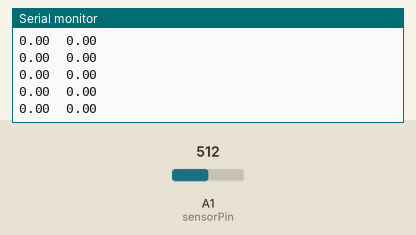
This sketch was run on a simulated Arduino Uno, built with avr-gcc and run on an emulated ATmega328P. Parts: the last lines printed to the serial monitor. The test bench sets the inputs (shaded band); at power-on: A1 (sensorPin) = 512.

Above: at 4.7 s.
4.8 s: A1 (sensorPin) set to 716
At 4.82 s:
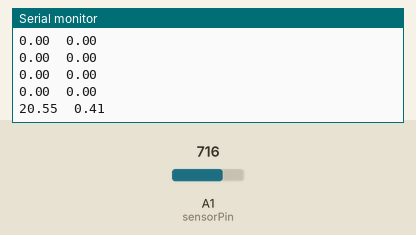
6.3 s: A1 (sensorPin) set to 900
At 6.32 s:
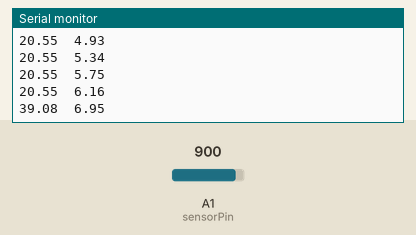
Timing chart, 0 to 9.3 s (numbered marks = the images above; inputs shaded):
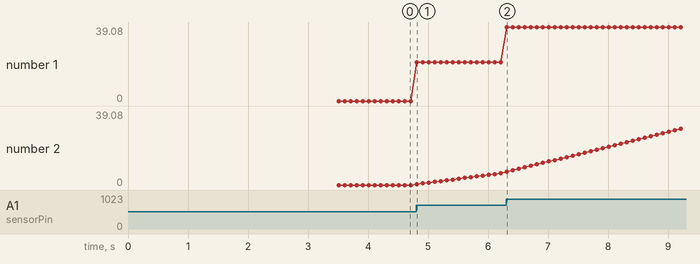

The sketch:

Corriente_filtro.ino
```cpp
const int sensorPin = 1;                // Pin de Lectura del Sensor
float offsetVoltaje = 0;                // VAR de offset
unsigned long tiempoAnterior = 0;       // VAR de almacenamiento
const int intervaloLectura = 100;       // Intervalo en milisegundos (ajustable para mejor resolución)

// ------ Filtro de media móvil ---------

const int n = 50;                       // Numero de Muestras
float amostras[n];                      // Vector global de muestras para el filtro

float filtro_media_movel(float lecturaCorrente)
{
  // Desplazamiento de elementos del vector
  for (int i = n - 1; i > 0; i--) amostras[i] = amostras[i - 1];

  amostras[0] = lecturaCorrente;

  float acc = 0;
  for (int i = 0; i < n; i++) acc += amostras[i];

  return acc / n;  // Retorna la media, promedio de numero de lecturas definido
}

// // ------ Lectura Inicial ---------

void setup() {
  Serial.begin(115200);
  delay(3000);  // Tiempo para estabilizar

  long suma = 0;
  const int muestras = 100;

  for (int i = 0; i < muestras; i++) {
    suma += analogRead(sensorPin);
    delay(5);
  }

  offsetVoltaje = ((suma / (float)muestras) / 4095.0) * 3.3;  //Convierte la media ADC a voltaje real (0–3.3 V)

  Serial.println("Cruda\tFiltrada");  // Encabezado para el Plotter
}

// // ------ Lectura en Loop ---------

void loop() {
  if (millis() - tiempoAnterior >= intervaloLectura) { // A cada 100ms realiza nueva lectura
    tiempoAnterior = millis();

    int lecturaADC = analogRead(sensorPin);
    float voltaje = (lecturaADC / 4095.0) * 3.3;                // Convierte la lectura a señal de voltaje
    float corrienteCruda = (voltaje - offsetVoltaje) / 0.008;  // Calcula la corriente medida usando la sensibilidad del sensor de 8mV

    float corrienteFiltrada = filtro_media_movel(corrienteCruda);  //aplica el filtro de media movil

    // Eliminar ruido menor a 50 m
    if (abs(corrienteCruda) < 0.05) corrienteCruda = 0;
    if (abs(corrienteFiltrada) < 0.05) corrienteFiltrada = 0;

    // Imprime ambos valores con etiquetas para el Serial Plotter
    Serial.print(corrienteCruda, 2);
    Serial.print('\t');
    Serial.println(corrienteFiltrada, 2);
  }
}
```

Measured:
- after the input at 4.8 s, the serial monitor: prints a new line at once (image 1)
- after the input at 6.3 s, the serial monitor: prints a new line at once (image 2)
- plotted number 1: 0 → 20.55 after the input at 4.8 s, 20.55 → 39.08 after the input at 6.3 s
- plotted number 2: 0 → 6.16 after the input at 4.8 s, 6.16 → 39.08 after the input at 6.3 s
